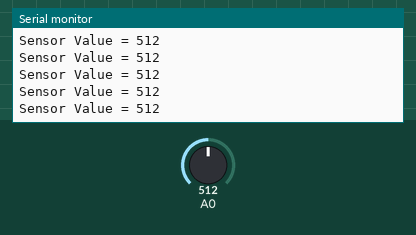
A sketch run on a simulated Arduino Uno, built with avr-gcc and run on an emulated ATmega328P. Shown: the last lines printed to the serial monitor. The test bench sets the inputs (shaded band); at power-on: A0 = 512.

Above: at 1.2 s.
1.3 s: A0 set to 111
At 2.2 s:
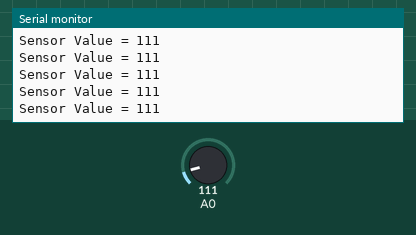
2.8 s: A0 set to 94
At 3.4 s:
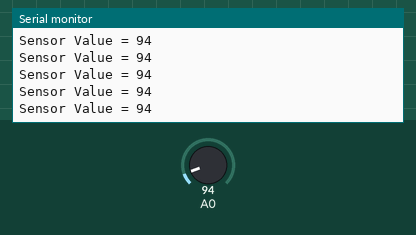
11.8 s: A0 set to 8
At 12.9 s:
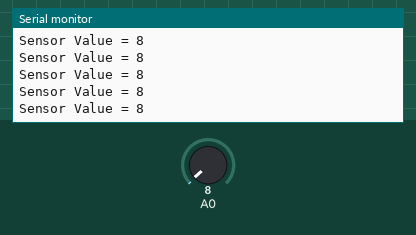
13.3 s: A0 set to 11
At 14.3 s:
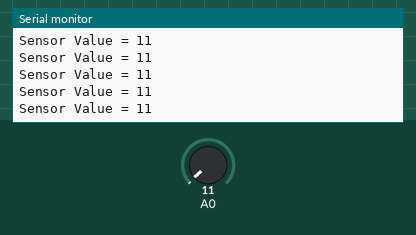
Timing chart, 0 to 15.8 s (numbered marks = the images above; inputs shaded):
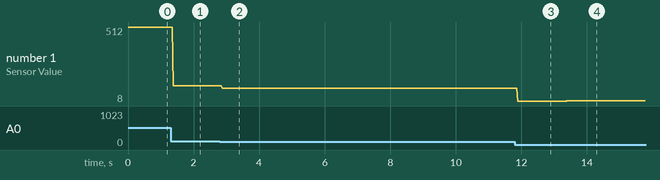

Measured:
- after the input at 1.3 s, the serial monitor: prints a new line after 0.07 s (image 1)
- after the input at 2.8 s, the serial monitor: prints a new line after 0.07 s (image 2)
- after the input at 11.8 s, the serial monitor: prints a new line after 0.08 s (image 3)
- after the input at 13.3 s, the serial monitor: prints a new line after 0.08 s (image 4)
- plotted number 1: 512 → 111 after the input at 1.3 s, 111 → 94 after the input at 2.8 s, 94 → 8 after the input at 11.8 s, 8 → 11 after the input at 13.3 s

The sketch:

inPut2015.ino
```cpp
void setup() {

  pinMode(A0, INPUT);
  Serial.begin(9600); // needed to communicate
}

void loop() {

  int sensorLevel = analogRead(A0);
  Serial.print("Sensor Value = ");
  Serial.print(sensorLevel);
  Serial.println();
}
```
